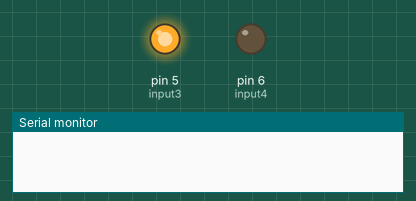
The sketch below on a simulated Arduino Uno, built with avr-gcc and run on an emulated ATmega328P. Shown: output pins drawn as LEDs (lit = HIGH), the last lines printed to the serial monitor.

Above: at 2.5 s.
At 5.5 s:
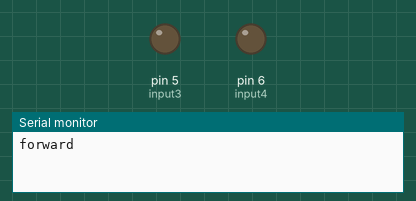
At 8.5 s:
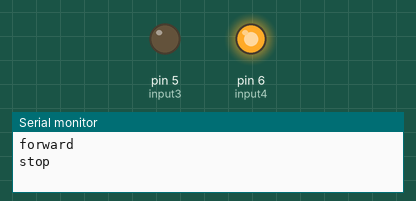
Timing chart, 0 to 15.6 s (numbered marks = the images above):
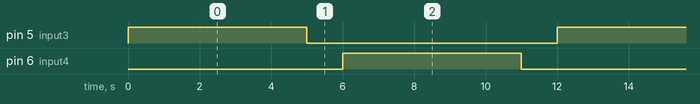

The sketch:

basic.ino
```cpp
//int input1 = 3;
//int input2 = 4;
int input3 = 5;
int input4 = 6;

void setup() {
  Serial.begin (9600);
//  pinMode(input1,OUTPUT);
//  pinMode(input2,OUTPUT);
  pinMode(input3,OUTPUT);
  pinMode(input4,OUTPUT);
}

void loop() {
  // 밀어내기
//  digitalWrite(input1,HIGH);
//  digitalWrite(input2,LOW);
  digitalWrite(input3,HIGH);
  digitalWrite(input4,LOW);
  delay(5000);
  Serial.println("forward");

  // 멈춤
//  digitalWrite(input1,LOW);
//  digitalWrite(input2,LOW);
  digitalWrite(input3,LOW);
  digitalWrite(input4,LOW);
  delay(1000);
  Serial.println("stop");

  // 당기기
//  digitalWrite(input1,LOW);
//  digitalWrite(input2,HIGH);
  digitalWrite(input3,LOW);
  digitalWrite(input4,HIGH);
  delay(5000);
  Serial.println("backword");

  // 멈춤
//  digitalWrite(input1,LOW);
//  digitalWrite(input2,LOW);
  digitalWrite(input3,LOW);
  digitalWrite(input4,LOW);
  delay(1000);
  Serial.println("stop");
}
```

Measured:
- by itself, pin 5 (input3), pin 6 (input4): alternates HIGH for 5.0 s and LOW for 7.0 s
- by itself, everything shown: repeats every 12.0 s, in 4 steps
